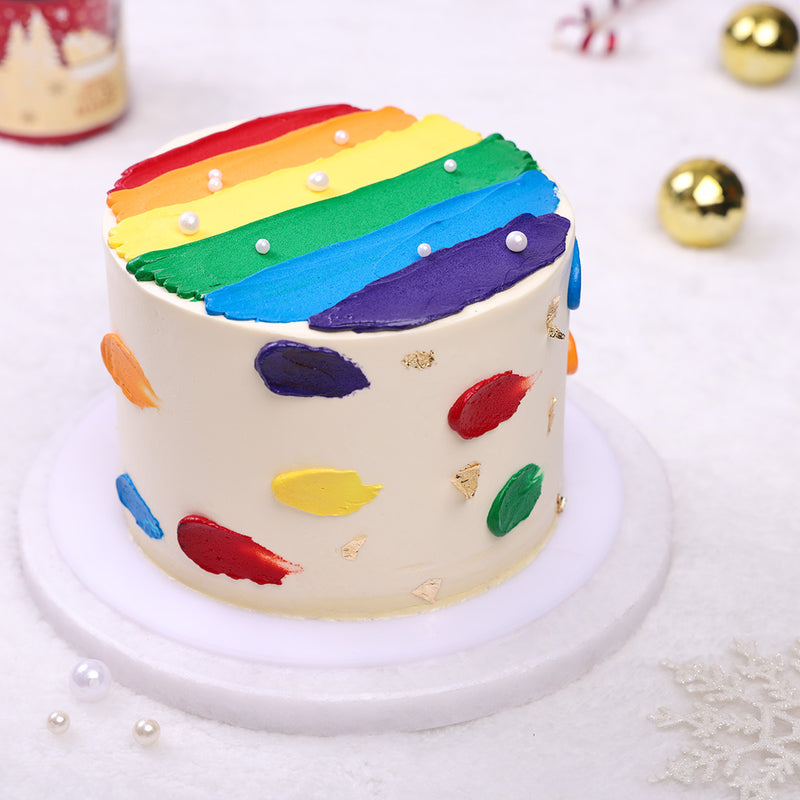
#> input picture Assignments/Computer Vision/sample.jpg, 800 x 800 px
$ jupyter execute 2447218_Lab1.ipynb
#> lines starting #> are read from the running program, lines starting #| are printed output that depends on the picture
[cell 1]
import cv2
import numpy as np
import matplotlib.pyplot as plt
from PIL import Image

# 1.Load the RGB image (assuming 'sample.jpg' is in the workspace)
image = cv2.imread('sample.jpg')
#> image is the input picture: shape (800, 800, 3); mean B, G, R 205.8, 205.3, 212.1
image_rgb = cv2.cvtColor(image, cv2.COLOR_BGR2RGB)

plt.imshow(image_rgb)
plt.title('Original RGB Image')
plt.show()

# Built-in grayscale conversion
gray_builtin = cv2.cvtColor(image, cv2.COLOR_BGR2GRAY)
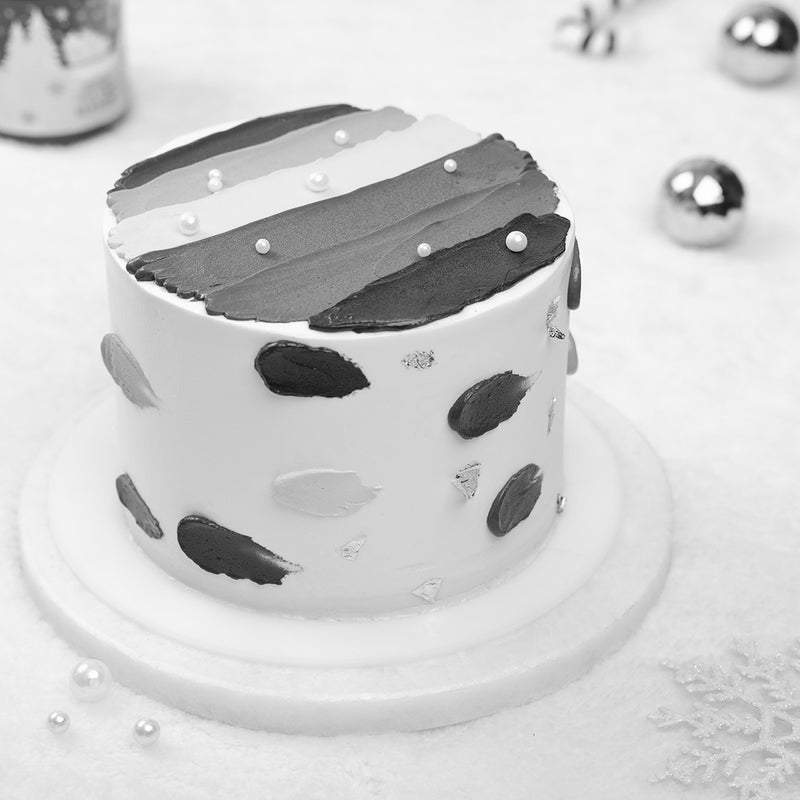
#> gray_builtin: shape (800, 800); min 5, max 255, mean 207.4

plt.imshow(gray_builtin, cmap='gray')
plt.title('Grayscale (Built-in)')
plt.show()

# User-defined grayscale conversion
def rgb_to_gray(image):
    return np.dot(image[...,:3], [0.2989, 0.5870, 0.1140])

gray_user = rgb_to_gray(image_rgb)

plt.imshow(gray_user, cmap='gray')
plt.title('Grayscale (User-defined)')
plt.show()

[cell 2]
# 2.Define kernels
sobel_x = np.array([[-1, 0, 1], [-2, 0, 2], [-1, 0, 1]])
sharpen = np.array([[0, -1, 0], [-1, 5, -1], [0, -1, 0]])

# Convolution function
def convolve(image, kernel):
    return cv2.filter2D(image, -1, kernel)
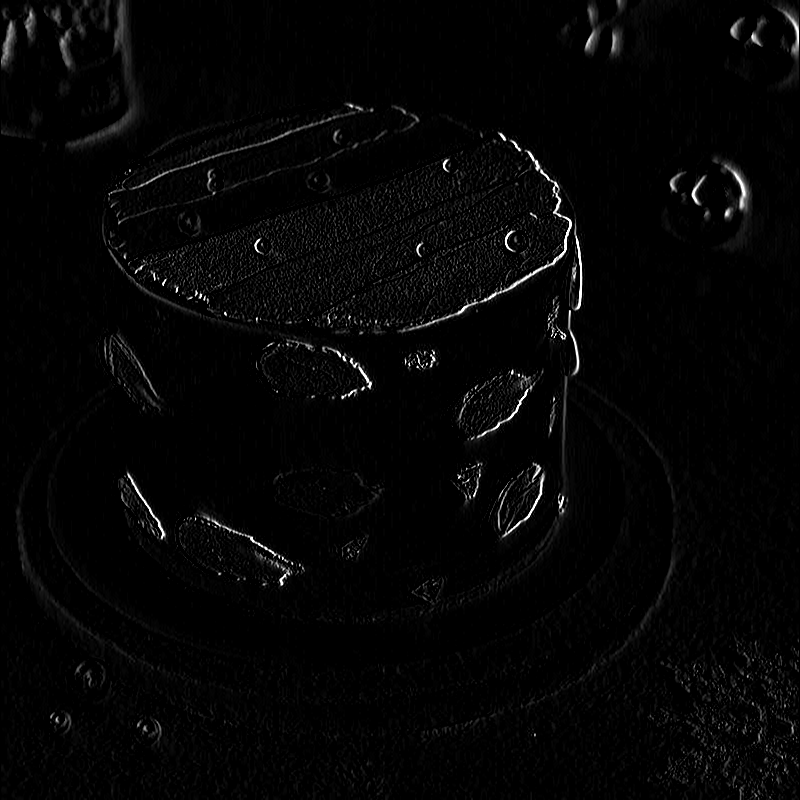
#> returned value: shape (800, 800); min 0, max 255, mean 5.2

# Apply Sobel X
sobel_result = convolve(gray_builtin, sobel_x)

plt.imshow(sobel_result, cmap='gray')
plt.title('Sobel X Edge Detection')
plt.show()

print('Interpretation: The Sobel X filter detects vertical edges by computing the gradient in the horizontal direction, highlighting areas of intensity change.')

# Apply Sharpening
sharpen_result = convolve(gray_builtin, sharpen)

plt.imshow(sharpen_result, cmap='gray')
plt.title('Sharpening Filter')
plt.show()

print('Interpretation: The sharpening filter enhances edges and fine details, making the image appear crisper by amplifying high-frequency components.')

[cell 3]
# 3.Correlation function (OpenCV's filter2D performs correlation)
def correlate(image, kernel):
    return cv2.filter2D(image, -1, kernel)

# Apply correlation on grayscale with Sobel X
corr_gray = correlate(gray_builtin, sobel_x)

plt.imshow(corr_gray, cmap='gray')
plt.title('Correlation on Grayscale with Sobel X')
plt.show()

# Apply correlation on Sobel result with Sharpen
corr_sobel = correlate(sobel_result, sharpen)
#> in correlate (call 2), `return cv2.filter2D(image, -1, kernel)`:
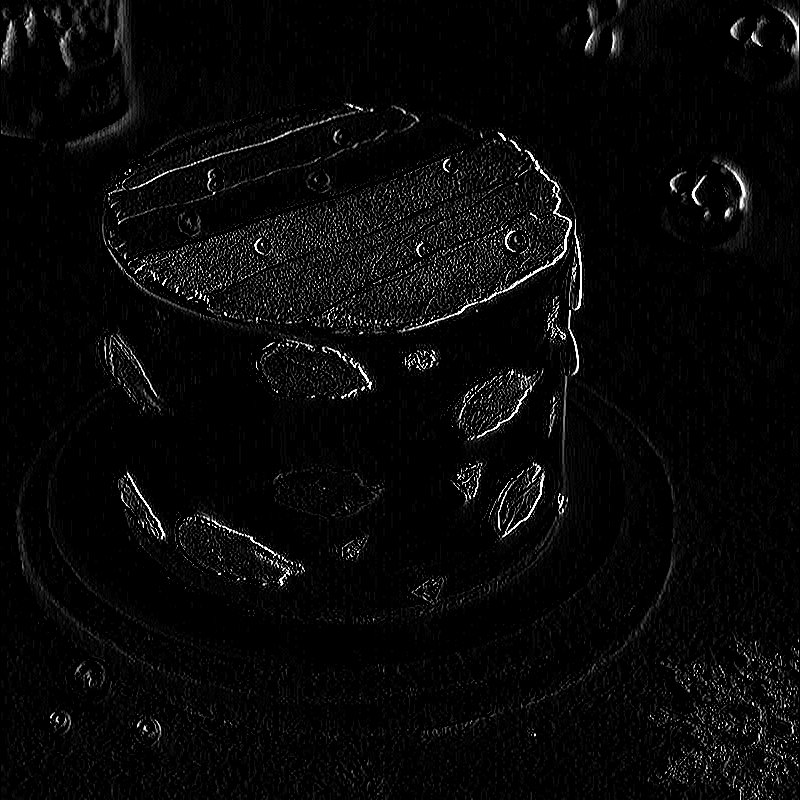
#> returned value: shape (800, 800); min 0, max 255, mean 8.4

plt.imshow(corr_sobel, cmap='gray')
plt.title('Correlation on Sobel Result with Sharpen')
plt.show()

[cell 4]
# 4.Gaussian blur on original grayscale
blur_original = cv2.GaussianBlur(gray_builtin, (5, 5), 0)

plt.imshow(blur_original, cmap='gray')
plt.title('Gaussian Blur on Original Grayscale')
plt.show()

# Gaussian blur on edge detection result
blur_edges = cv2.GaussianBlur(sobel_result, (5, 5), 0)

plt.imshow(blur_edges, cmap='gray')
plt.title('Gaussian Blur on Edge Detection')
plt.show()

# Enhanced edge-detected image
enhanced = cv2.addWeighted(sobel_result, 1.5, blur_edges, -0.5, 0)

plt.imshow(enhanced, cmap='gray')
plt.title('Enhanced Edge-Detected Image')
plt.show()
